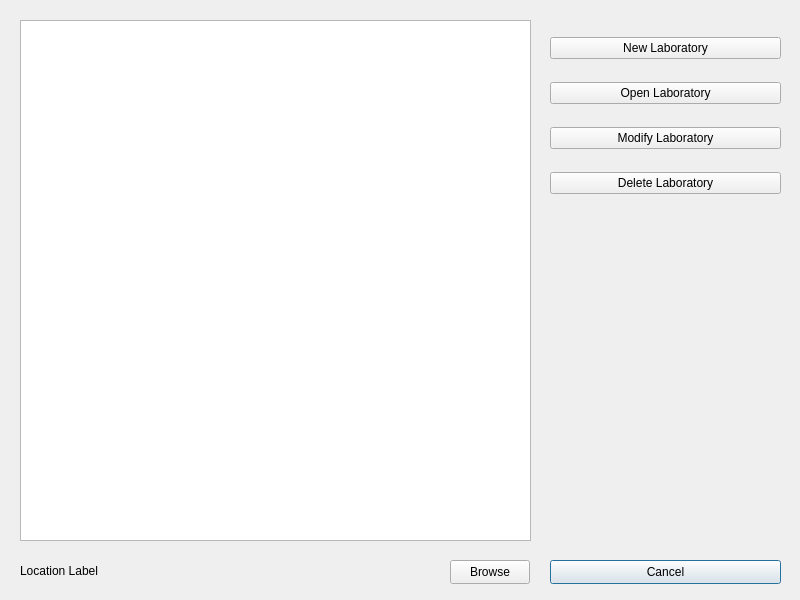
<?xml version="1.0" encoding="UTF-8"?>
<ui version="4.0">
 <class>Dialog</class>
 <widget class="QDialog" name="Dialog">
  <property name="geometry">
   <rect>
    <x>0</x>
    <y>0</y>
    <width>800</width>
    <height>600</height>
   </rect>
  </property>
  <property name="windowTitle">
   <string>Dialog</string>
  </property>
  <widget class="QTableWidget" name="tableWidget">
   <property name="geometry">
    <rect>
     <x>20</x>
     <y>20</y>
     <width>511</width>
     <height>521</height>
    </rect>
   </property>
  </widget>
  <widget class="QPushButton" name="cancel_button">
   <property name="geometry">
    <rect>
     <x>550</x>
     <y>560</y>
     <width>231</width>
     <height>24</height>
    </rect>
   </property>
   <property name="text">
    <string>Cancel</string>
   </property>
  </widget>
  <widget class="QPushButton" name="browse_button">
   <property name="geometry">
    <rect>
     <x>450</x>
     <y>560</y>
     <width>80</width>
     <height>24</height>
    </rect>
   </property>
   <property name="text">
    <string>Browse</string>
   </property>
  </widget>
  <widget class="QLabel" name="location_label">
   <property name="geometry">
    <rect>
     <x>20</x>
     <y>560</y>
     <width>261</width>
     <height>21</height>
    </rect>
   </property>
   <property name="text">
    <string>Location Label</string>
   </property>
  </widget>
  <widget class="QWidget" name="layoutWidget">
   <property name="geometry">
    <rect>
     <x>550</x>
     <y>20</y>
     <width>231</width>
     <height>191</height>
    </rect>
   </property>
   <layout class="QVBoxLayout" name="verticalLayout">
    <item>
     <widget class="QPushButton" name="new_laboratory">
      <property name="text">
       <string>New Laboratory</string>
      </property>
     </widget>
    </item>
    <item>
     <widget class="QPushButton" name="open_laboratory">
      <property name="text">
       <string>Open Laboratory</string>
      </property>
     </widget>
    </item>
    <item>
     <widget class="QPushButton" name="modify_laboratory">
      <property name="text">
       <string>Modify Laboratory</string>
      </property>
     </widget>
    </item>
    <item>
     <widget class="QPushButton" name="delete_laboratory">
      <property name="text">
       <string>Delete Laboratory</string>
      </property>
     </widget>
    </item>
   </layout>
  </widget>
 </widget>
 <resources/>
 <connections/>
</ui>
